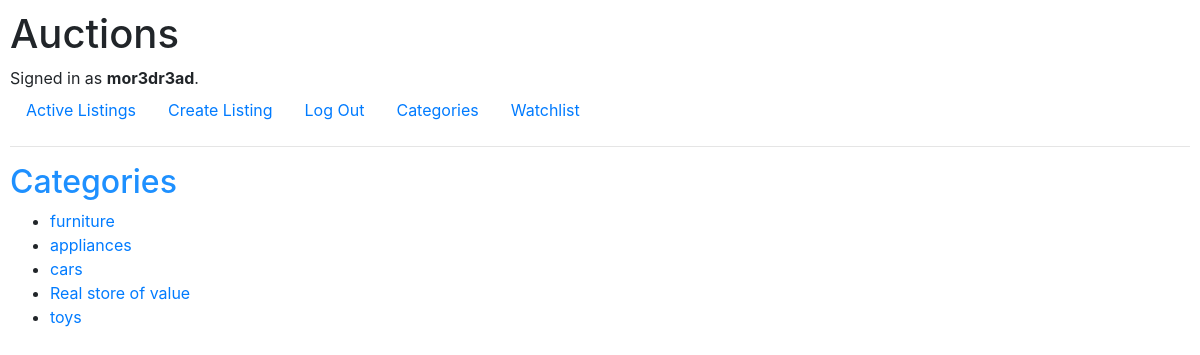
Page /categories (signed in) on the committed database.
### auctions/models.py (models this page shows)
class User(AbstractUser):
    pass

class Category(models.Model):
    category = models.CharField(max_length=128)

### auctions/views.py (the view)
# urls.py: path("categories", views.categories, name="categories"),
@login_required(login_url="login")
def categories(request):
    categories = Category.objects.all()
    return render(request, "auctions/categories.html", {
        "categories":categories
    }
    )

### auctions/templates/auctions/categories.html (shortened to what this page needs)
{% extends "auctions/layout.html" %}
{% block body %}
<h2>Categories</h2>
<ul>
    {% for category in categories %}
    <li><a href="{% url 'category' category.id %}">{{ category.category }}</a></li>
    {% endfor %}
</ul>
{% endblock %}

### auctions/templates/auctions/layout.html (shortened to what this page needs)
{% load static %}
<!DOCTYPE html>
<html lang="en">
<head>
    <link rel="stylesheet" href="https://stackpath.bootstrapcdn.com/bootstrap/4.4.1/css/bootstrap.min.css"
>
    <link href="{% static 'auctions/styles.css' %}" rel="stylesheet">
</head>
<body>
    <div class="row">
        <div class="col-md-4">
            <h1>Auctions</h1>
        </div>
        <div class="col-md-8">
        </div>
    </div>
    <div>
        {% if user.is_authenticated %}
        Signed in as <strong>{{ user.username }}</strong>.
        {% else %}
        Not signed in.
        {% endif %}
    </div>
    <ul class="nav">
        <li class="nav-item">
            <a class="nav-link" href="{% url 'index' %}">Active Listings</a>
        </li>
        {% if user.is_authenticated %}
        <li class="nav-item">
            <a href="{% url 'create' %}" class="nav-link">Create Listing</a>
        </li>
        <li class="nav-item">
            <a class="nav-link" href="{% url 'logout' %}">Log Out</a>
        </li>
        <li>
            <a class="nav-link" href="{% url 'categories' %}">Categories</a>
        </li>
        <li>
            <a class="nav-link" href="{% url 'watchlist' %}">Watchlist</a>
        </li>
        {% endif %}
    </ul>
    <hr>
    {% block body %}
    {% endblock %}
</body>
</html>

### auctions/static/auctions/styles.css (style rules this page uses)
body { padding: 10px; }
h2 { color: dodgerblue; }

### rows in the picture
User: username "mor3dr3ad"
Category: category "furniture"
Category: category "appliances"
Category: category "cars"
Category: category "Real store of value"
Category: category "toys"
